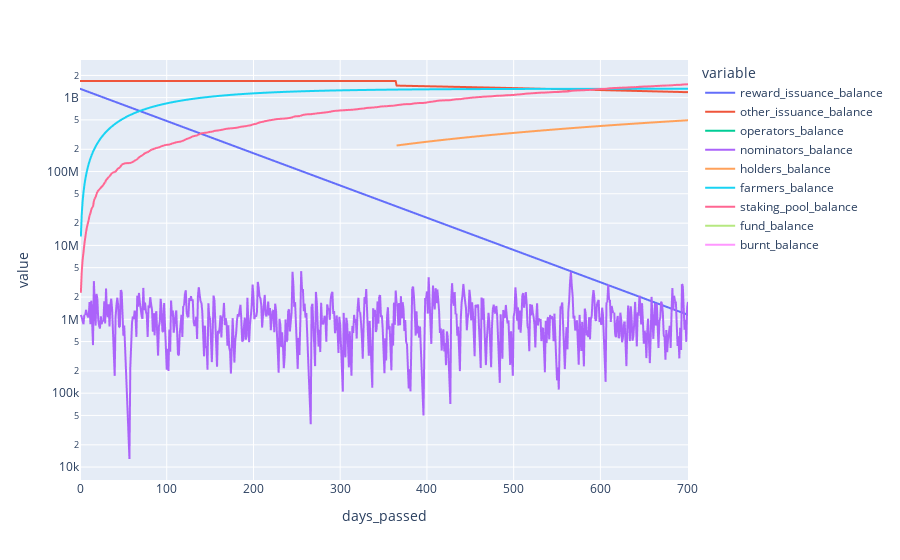

The cell this chart's notebook holds for it:
### Code cell
px.line(sim_df, x='days_passed', y=[el for el in sim_df.columns if "_balance" in el],
        log_y=True)

### Figure 1 — Plotly figure (JSON) as saved in the notebook; plotly's stock layout.template omitted (floating-point values rounded to 4 significant figures; data arrays with more than 128 entries replaced by an {"elided": "..."} marker saying what was removed)
{"data": [{"hovertemplate": "variable=reward_issuance_balance<br>days_passed=%{x}<br>value=%{y}<extra></extra>", "legendgroup": "reward_issuance_balance", "line": {"color": "#636efa", "dash": "solid"}, "marker": {"symbol": "circle"}, "mode": "lines", "name": "reward_issuance_balance", "showlegend": true, "type": "scattergl", "x": {"elided": "702 int values"}, "xaxis": "x", "y": {"elided": "702 float values"}, "yaxis": "y"}, {"hovertemplate": "variable=other_issuance_balance<br>days_passed=%{x}<br>value=%{y}<extra></extra>", "legendgroup": "other_issuance_balance", "line": {"color": "#EF553B", "dash": "solid"}, "marker": {"symbol": "circle"}, "mode": "lines", "name": "other_issuance_balance", "showlegend": true, "type": "scattergl", "x": {"elided": "702 int values"}, "xaxis": "x", "y": {"elided": "702 float values"}, "yaxis": "y"}, {"hovertemplate": "variable=operators_balance<br>days_passed=%{x}<br>value=%{y}<extra></extra>", "legendgroup": "operators_balance", "line": {"color": "#00cc96", "dash": "solid"}, "marker": {"symbol": "circle"}, "mode": "lines", "name": "operators_balance", "showlegend": true, "type": "scattergl", "x": {"elided": "702 int values"}, "xaxis": "x", "y": {"elided": "702 float values"}, "yaxis": "y"}, {"hovertemplate": "variable=nominators_balance<br>days_passed=%{x}<br>value=%{y}<extra></extra>", "legendgroup": "nominators_balance", "line": {"color": "#ab63fa", "dash": "solid"}, "marker": {"symbol": "circle"}, "mode": "lines", "name": "nominators_balance", "showlegend": true, "type": "scattergl", "x": {"elided": "702 int values"}, "xaxis": "x", "y": {"elided": "702 float values"}, "yaxis": "y"}, {"hovertemplate": "variable=holders_balance<br>days_passed=%{x}<br>value=%{y}<extra></extra>", "legendgroup": "holders_balance", "line": {"color": "#FFA15A", "dash": "solid"}, "marker": {"symbol": "circle"}, "mode": "lines", "name": "holders_balance", "showlegend": true, "type": "scattergl", "x": {"elided": "702 int values"}, "xaxis": "x", "y": {"elided": "702 float values"}, "yaxis": "y"}, {"hovertemplate": "variable=farmers_balance<br>days_passed=%{x}<br>value=%{y}<extra></extra>", "legendgroup": "farmers_balance", "line": {"color": "#19d3f3", "dash": "solid"}, "marker": {"symbol": "circle"}, "mode": "lines", "name": "farmers_balance", "showlegend": true, "type": "scattergl", "x": {"elided": "702 int values"}, "xaxis": "x", "y": {"elided": "702 float values"}, "yaxis": "y"}, {"hovertemplate": "variable=staking_pool_balance<br>days_passed=%{x}<br>value=%{y}<extra></extra>", "legendgroup": "staking_pool_balance", "line": {"color": "#FF6692", "dash": "solid"}, "marker": {"symbol": "circle"}, "mode": "lines", "name": "staking_pool_balance", "showlegend": true, "type": "scattergl", "x": {"elided": "702 int values"}, "xaxis": "x", "y": {"elided": "702 float values"}, "yaxis": "y"}, {"hovertemplate": "variable=fund_balance<br>days_passed=%{x}<br>value=%{y}<extra></extra>", "legendgroup": "fund_balance", "line": {"color": "#B6E880", "dash": "solid"}, "marker": {"symbol": "circle"}, "mode": "lines", "name": "fund_balance", "showlegend": true, "type": "scattergl", "x": {"elided": "702 int values"}, "xaxis": "x", "y": {"elided": "702 int values"}, "yaxis": "y"}, {"hovertemplate": "variable=burnt_balance<br>days_passed=%{x}<br>value=%{y}<extra></extra>", "legendgroup": "burnt_balance", "line": {"color": "#FF97FF", "dash": "solid"}, "marker": {"symbol": "circle"}, "mode": "lines", "name": "burnt_balance", "showlegend": true, "type": "scattergl", "x": {"elided": "702 int values"}, "xaxis": "x", "y": {"elided": "702 int values"}, "yaxis": "y"}], "layout": {"legend": {"title": {"text": "variable"}, "tracegroupgap": 0}, "margin": {"t": 60}, "xaxis": {"anchor": "y", "domain": [0, 1], "title": {"text": "days_passed"}}, "yaxis": {"anchor": "x", "domain": [0, 1], "title": {"text": "value"}, "type": "log"}}}
